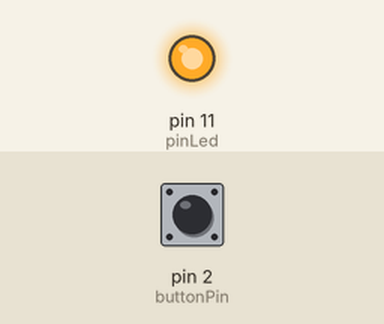
A sketch run on a simulated Arduino Uno, built with avr-gcc and run on an emulated ATmega328P. Shown: output pins drawn as LEDs (lit = HIGH). The test bench sets the inputs (shaded band); at power-on: pin 2 (buttonPin) HIGH.

Above: at 1.2 s.
1.3 s: pin 2 (buttonPin) pulled LOW for 0.15 s
At 1.9 s:
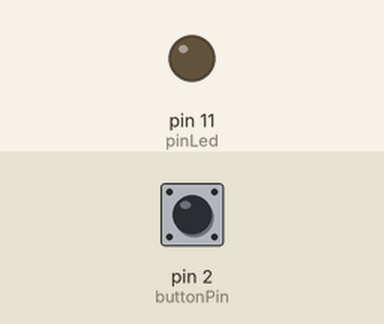
2.9 s: pin 2 (buttonPin) pulled LOW for 1 s
At 4.4 s:
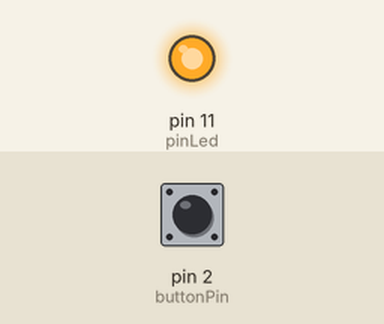
5.4 s: pin 2 (buttonPin) pulled LOW for 3.2 s
At 9.2 s:
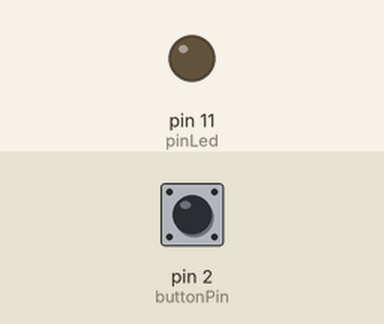
Timing chart, 0 to 10.7 s (numbered marks = the images above; inputs shaded):
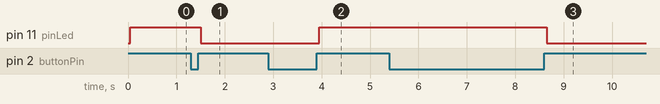

Measured:
- after the input at 1.3 s, pin 11 (pinLed): HIGH → LOW after 0.20 s
- after the input at 2.9 s, pin 11 (pinLed): LOW → HIGH after 1.1 s
- after the input at 5.4 s, pin 11 (pinLed): HIGH → LOW after 3.3 s

The sketch:

button_on_off.ino
```cpp
const int buttonPin = 2;
const int pinLed = 11;

int ledState = LOW;
bool buttonState = LOW;
bool previousState = HIGH;

int reading = HIGH;
int previousReading = HIGH;
unsigned int lastDebounceTime = 0;
unsigned int debounceDelay = 50;
void setup() {
  // put your setup code here, to run once:
  pinMode(buttonPin, INPUT_PULLUP);
  pinMode(pinLed, OUTPUT);
  Serial.begin(9600);
}

void loop() {
  reading = digitalRead(buttonPin);
  if(reading != previousReading){
    lastDebounceTime = millis();
  }
  if (millis() - lastDebounceTime > debounceDelay){
    if (reading != buttonState){
      buttonState = reading;
      if (buttonState == HIGH){
        ledState = !ledState;
        digitalWrite(pinLed, ledState);
      }

    }
  }

  previousReading = reading;
}
```
